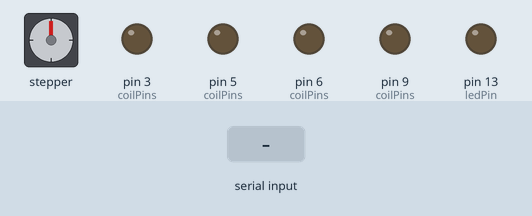
This sketch was run on a simulated Arduino Uno, built with avr-gcc and run on an emulated ATmega328P. On the bench: stepper motor, output pins drawn as LEDs (lit = HIGH). The inputs (shaded band) are chosen by the test bench. Stepper angles assume 4096 steps per turn; what the sketch prints to the serial monitor is not drawn.

Above: at 1.9 s.
2.0 s: "t90\n" received over Serial
At 2.62 s:
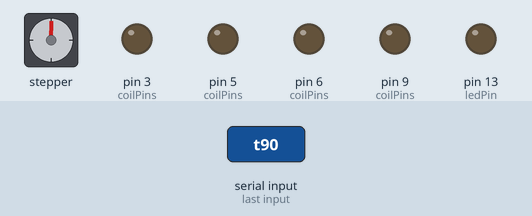
5.0 s: "s" received over Serial
At 5.4 s:
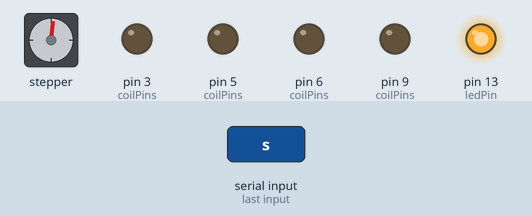
7.5 s: "?" received over Serial
Timing chart, 0 to 10.5 s (numbered marks = the images above; inputs shaded):
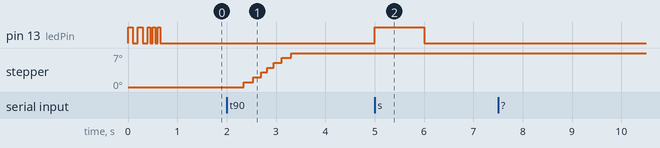

The sketch:

Iffley_Focuser_Version_4_0.ino
```cpp
// Iffley Focuser Arduino code

#include <AccelStepper.h>

// A LED is connected to pin 13 (already on Arduino board)
int ledPin = 13;

// These are the pins that are used to drive the unipolar
// stepper motor (via the Darlington array), indexed by 1-4
#define Coil1 3
#define Coil2 5
#define Coil3 6
#define Coil4 9
byte coilPins[] = {255, Coil1, Coil2, Coil3, Coil4};

// Define a stepper and the pins it will use
AccelStepper stepper(AccelStepper::HALF4WIRE, Coil1, Coil3, Coil2, Coil4, true);
// Defaults to AccelStepper::FULL4WIRE (4 pins) on 2, 3, 4, 5

// 62.63 mm  43.03mm on Meade5000 HALF4WIRE for 10000 steps
// 19.600 mm , 1.96 microns per step
unsigned long position, speed, accel, target;

void setup()
{
  // set the mode of the pins we use
  pinMode(ledPin, OUTPUT);
  pinMode(coilPins[1], OUTPUT);
  pinMode(coilPins[2], OUTPUT);
  pinMode(coilPins[3], OUTPUT);
  pinMode(coilPins[4], OUTPUT);
  // flash the LED in a particular sequence: Morse _ _ . . .
  ledflash(100);
  ledflash(100);
  ledflash(50);
  ledflash(50);
  ledflash(50);
  // opens serial port, sets data rate to 19200 bps
  Serial.begin(19200);
  // send the identification
  Serial.println("Iffley Focuser Version 4.0");
  position = stepper.currentPosition();
  stepper.setMaxSpeed(600.0);
  speed = stepper.maxSpeed();
  stepper.setAcceleration(100.0);
  accel = 100.0;
}

void loop()
{
  // variable for the byte we read off the serial port
  int incomingByte;

  stepper.run();
  // this is a busy loop
  // most times there will be nothing available
  if (Serial.available() > 0) {
    // something has arrived, turn on the LED
    ledon();
    // read the byte
    incomingByte = Serial.read();
    // check for known values
    switch (incomingByte) {
      case 's':
        // read speed
        speed = Serial.parseInt();
        stepper.setMaxSpeed((float)speed);
        break;
      case 'a':
        //read accel
        accel = Serial.parseInt();
        stepper.setAcceleration((float)accel);
        break;
      case '?':
        // query, return maxspeed, maxaccel, current Pos, target Pos
        Serial.println(speed, DEC);
        Serial.println(accel, DEC);
        Serial.println(stepper.currentPosition(), DEC);
        Serial.println(stepper.targetPosition(), DEC);
        break;
      case 't':
        // set target
        target = stepper.currentPosition();
        target = Serial.parseInt();
        stepper.moveTo(target);
        break;
      case 'h':
        // stop
        stepper.stop();
        break;
      case 'z':
        //reset to zero, only if not moving
        if (stepper.distanceToGo() == 0) {
          stepper.setCurrentPosition(0);
        }
        break;
    }
  }
  ledoff();
}

// turn the LED on
void ledon()
{
  digitalWrite(ledPin, HIGH);
}

// turn the LED off
void ledoff()
{
  digitalWrite(ledPin, LOW);
}

// flash the LED for a certain time (in 1/1000th seconds)
void ledflash(int time)
{
  ledon();
  delay(time);
  ledoff();
  delay(time);
}
```

Measured:
- after the input at 5.0 s, pin 13 (ledPin): LOW → HIGH at once, → LOW 1.0 s later
